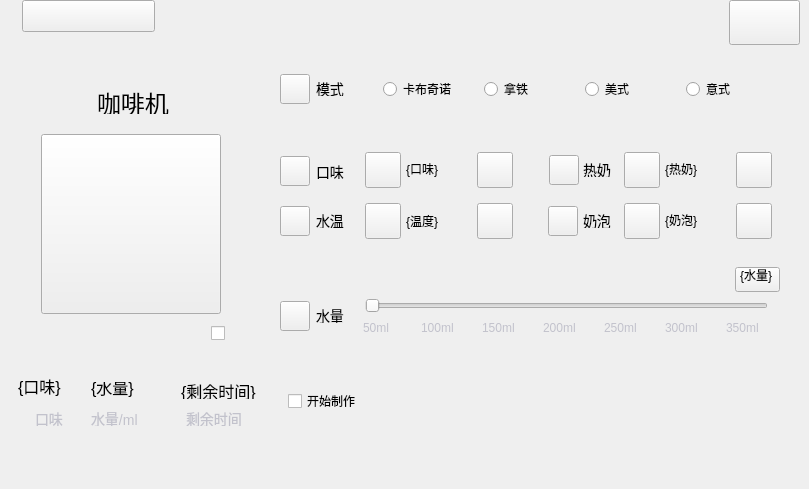
   <widget class="QWidget" name="widget">
    <property name="widget_type" stdset="0">
     <string/>
    </property>
    <widget class="QWidget" name="widget" native="true">
     <property name="geometry">
      <rect>
       <x>0</x>
       <y>0</y>
       <width>800</width>
       <height>48</height>
      </rect>
     </property>
     <property name="widget_type" stdset="0">
      <string>window</string>
     </property>
     <widget class="QToolButton" name="image">
      <property name="geometry">
       <rect>
        <x>22</x>
        <y>0</y>
        <width>133</width>
        <height>32</height>
       </rect>
      </property>
      <property name="icon">
       <iconset>
        <normaloff>Resources/home_logo.png</normaloff>Resources/home_logo.png</iconset>
      </property>
      <property name="iconSize">
       <size>
        <width>133</width>
        <height>32</height>
       </size>
      </property>
     </widget>
     <widget class="QPushButton" name="close2">
      <property name="geometry">
       <rect>
        <x>729</x>
        <y>0</y>
        <width>71</width>
        <height>45</height>
       </rect>
      </property>
      <property name="style" stdset="0">
       <string>back_btn</string>
      </property>
     </widget>
    </widget>
    <widget class="QWidget" name="widget" native="true">
     <property name="geometry">
      <rect>
       <x>0</x>
       <y>48</y>
       <width>800</width>
       <height>432</height>
      </rect>
     </property>
     <property name="widget_type" stdset="0">
      <string>window</string>
     </property>
     <widget class="QWidget" name="view" native="true">
      <property name="geometry">
       <rect>
        <x>5</x>
        <y>0</y>
        <width>260</width>
        <height>395</height>
       </rect>
      </property>
      <property name="widget_type" stdset="0">
       <string>view</string>
      </property>
      <widget class="QLabel" name="label">
       <property name="geometry">
        <rect>
         <x>30</x>
         <y>364</y>
         <width>28</width>
         <height>14</height>
        </rect>
       </property>
       <property name="styleSheet">
        <string notr="true">color: #C2C2CC;font-size: 14px;</string>
       </property>
       <property name="text">
        <string>口味</string>
       </property>
      </widget>
      <widget class="QToolButton" name="toolButton">
       <property name="geometry">
        <rect>
         <x>36</x>
         <y>86</y>
         <width>180</width>
         <height>180</height>
        </rect>
       </property>
       <property name="icon">
        <iconset>
         <normaloff>Resources/coffee.png</normaloff>Resources/coffee.png</iconset>
       </property>
       <property name="iconSize">
        <size>
         <width>180</width>
         <height>180</height>
        </size>
       </property>
      </widget>
      <widget class="QLabel" name="label">
       <property name="geometry">
        <rect>
         <x>92</x>
         <y>42</y>
         <width>72</width>
         <height>24</height>
        </rect>
       </property>
       <property name="styleSheet">
        <string notr="true">font-size: 24px;</string>
       </property>
       <property name="text">
        <string>咖啡机</string>
       </property>
      </widget>
      <widget class="QLabel" name="mode_lb">
       <property name="geometry">
        <rect>
         <x>13</x>
         <y>325</y>
         <width>63</width>
         <height>26</height>
        </rect>
       </property>
       <property name="styleSheet">
        <string notr="true">font-size: 16px;</string>
       </property>
       <property name="text">
        <string>{口味}</string>
       </property>
      </widget>
      <widget class="QCheckBox" name="coffee_sw">
       <property name="geometry">
        <rect>
         <x>206</x>
         <y>267</y>
         <width>36</width>
         <height>36</height>
        </rect>
       </property>
       <property name="style" stdset="0">
        <string>sw</string>
       </property>
      </widget>
      <widget class="QWidget" name="widget" native="true">
       <property name="geometry">
        <rect>
         <x>86</x>
         <y>334</y>
         <width>80</width>
         <height>48</height>
        </rect>
       </property>
       <property name="style" stdset="0">
        <string>air_line</string>
       </property>
       <property name="widget_type" stdset="0">
        <string>view</string>
       </property>
       <widget class="QLabel" name="volume_lb">
        <property name="geometry">
         <rect>
          <x>0</x>
          <y>-7</y>
          <width>43</width>
          <height>24</height>
         </rect>
        </property>
        <property name="styleSheet">
         <string notr="true">font-size: 16px;</string>
        </property>
        <property name="text">
         <string>{水量}</string>
        </property>
       </widget>
       <widget class="QLabel" name="label">
        <property name="geometry">
         <rect>
          <x>0</x>
          <y>30</y>
          <width>78</width>
          <height>14</height>
         </rect>
        </property>
        <property name="styleSheet">
         <string notr="true">color: #C2C2CC;font-size: 14px;</string>
        </property>
        <property name="text">
         <string>水量/ml</string>
        </property>
       </widget>
      </widget>
      <widget class="QLabel" name="time_lb">
       <property name="geometry">
        <rect>
         <x>176</x>
         <y>335</y>
         <width>84</width>
         <height>16</height>
        </rect>
       </property>
       <property name="styleSheet">
        <string notr="true">font-size: 16px;</string>
       </property>
       <property name="text">
        <string>{剩余时间}</string>
       </property>
      </widget>
      <widget class="QLabel" name="label">
       <property name="geometry">
        <rect>
         <x>181</x>
         <y>364</y>
         <width>56</width>
         <height>14</height>
        </rect>
       </property>
       <property name="styleSheet">
        <string notr="true">color: #C2C2CC;font-size: 14px;</string>
       </property>
       <property name="text">
        <string>剩余时间</string>
       </property>
      </widget>
     </widget>
     <widget class="QWidget" name="view1" native="true">
      <property name="geometry">
       <rect>
        <x>269</x>
        <y>0</y>
        <width>526</width>
        <height>81</height>
       </rect>
      </property>
      <property name="widget_type" stdset="0">
       <string>view</string>
      </property>
      <widget class="QToolButton" name="toolButton">
       <property name="geometry">
        <rect>
         <x>11</x>
         <y>26</y>
         <width>30</width>
         <height>30</height>
        </rect>
       </property>
       <property name="icon">
        <iconset>
         <normaloff>Resources/air_mode.png</normaloff>Resources/air_mode.png</iconset>
       </property>
       <property name="iconSize">
        <size>
         <width>30</width>
         <height>30</height>
        </size>
       </property>
      </widget>
      <widget class="QLabel" name="label">
       <property name="geometry">
        <rect>
         <x>47</x>
         <y>34</y>
         <width>28</width>
         <height>14</height>
        </rect>
       </property>
       <property name="styleSheet">
        <string notr="true">font-size: 14px;</string>
       </property>
       <property name="text">
        <string>模式</string>
       </property>
       <property name="style" stdset="0">
        <string>default</string>
       </property>
      </widget>
      <widget class="QWidget" name="view1_vis">
       <property name="geometry">
        <rect>
         <x>114</x>
         <y>21</y>
         <width>391</width>
         <height>40</height>
        </rect>
       </property>
       <layout class="QHBoxLayout">
        <property name="spacing">
         <number>13</number>
        </property>
        <item>
         <widget class="QRadioButton" name="radio_cappu">
          <property name="sizePolicy">
           <sizepolicy hsizetype="Minimum" vsizetype="Expanding">
            <horstretch>0</horstretch>
            <verstretch>0</verstretch>
           </sizepolicy>
          </property>
          <property name="text">
           <string>卡布奇诺</string>
          </property>
          <property name="style" stdset="0">
           <string>coffee</string>
          </property>
         </widget>
        </item>
        <item>
         <widget class="QRadioButton" name="radio_latte">
          <property name="sizePolicy">
           <sizepolicy hsizetype="Minimum" vsizetype="Expanding">
            <horstretch>0</horstretch>
            <verstretch>0</verstretch>
           </sizepolicy>
          </property>
          <property name="text">
           <string>拿铁</string>
          </property>
          <property name="style" stdset="0">
           <string>coffee</string>
          </property>
         </widget>
        </item>
        <item>
         <widget class="QRadioButton" name="radio_american">
          <property name="sizePolicy">
           <sizepolicy hsizetype="Minimum" vsizetype="Expanding">
            <horstretch>0</horstretch>
            <verstretch>0</verstretch>
           </sizepolicy>
          </property>
          <property name="text">
           <string>美式</string>
          </property>
          <property name="style" stdset="0">
           <string>coffee</string>
          </property>
         </widget>
        </item>
        <item>
         <widget class="QRadioButton" name="radio_italian">
          <property name="sizePolicy">
           <sizepolicy hsizetype="Minimum" vsizetype="Expanding">
            <horstretch>0</horstretch>
            <verstretch>0</verstretch>
           </sizepolicy>
          </property>
          <property name="text">
           <string>意式</string>
          </property>
          <property name="style" stdset="0">
           <string>coffee</string>
          </property>
         </widget>
        </item>
       </layout>
      </widget>
     </widget>
     <widget class="QWidget" name="view2" native="true">
      <property name="geometry">
       <rect>
        <x>269</x>
        <y>85</y>
        <width>526</width>
        <height>221</height>
       </rect>
      </property>
      <property name="widget_type" stdset="0">
       <string>view</string>
      </property>
      <widget class="QToolButton" name="toolButton">
       <property name="geometry">
        <rect>
         <x>11</x>
         <y>23</y>
         <width>30</width>
         <height>30</height>
        </rect>
       </property>
       <property name="icon">
        <iconset>
         <normaloff>Resources/icon_taste.png</normaloff>Resources/icon_taste.png</iconset>
       </property>
       <property name="iconSize">
        <size>
         <width>30</width>
         <height>30</height>
        </size>
       </property>
      </widget>
      <widget class="QToolButton" name="toolButton">
       <property name="geometry">
        <rect>
         <x>11</x>
         <y>73</y>
         <width>30</width>
         <height>30</height>
        </rect>
       </property>
       <property name="icon">
        <iconset>
         <normaloff>Resources/icon_temp.png</normaloff>Resources/icon_temp.png</iconset>
       </property>
       <property name="iconSize">
        <size>
         <width>30</width>
         <height>30</height>
        </size>
       </property>
      </widget>
      <widget class="QToolButton" name="toolButton">
       <property name="geometry">
        <rect>
         <x>11</x>
         <y>168</y>
         <width>30</width>
         <height>30</height>
        </rect>
       </property>
       <property name="icon">
        <iconset>
         <normaloff>Resources/icon_volume.png</normaloff>Resources/icon_volume.png</iconset>
       </property>
       <property name="iconSize">
        <size>
         <width>30</width>
         <height>30</height>
        </size>
       </property>
      </widget>
      <widget class="QLabel" name="label">
       <property name="geometry">
        <rect>
         <x>47</x>
         <y>32</y>
         <width>28</width>
         <height>14</height>
        </rect>
       </property>
       <property name="styleSheet">
        <string notr="true">font-size: 14px;</string>
       </property>
       <property name="text">
        <string>口味</string>
       </property>
      </widget>
      <widget class="QLabel" name="label">
       <property name="geometry">
        <rect>
         <x>47</x>
         <y>81</y>
         <width>28</width>
         <height>14</height>
        </rect>
       </property>
       <property name="styleSheet">
        <string notr="true">font-size: 14px;</string>
       </property>
       <property name="text">
        <string>水温</string>
       </property>
      </widget>
      <widget class="QLabel" name="label">
       <property name="geometry">
        <rect>
         <x>47</x>
         <y>176</y>
         <width>28</width>
         <height>14</height>
        </rect>
       </property>
       <property name="styleSheet">
        <string notr="true">font-size: 14px;</string>
       </property>
       <property name="text">
        <string>水量</string>
       </property>
      </widget>
      <widget class="QWidget" name="view2_vis" native="true">
       <property name="geometry">
        <rect>
         <x>94</x>
         <y>18</y>
         <width>417</width>
         <height>182</height>
        </rect>
       </property>
       <property name="style" stdset="0">
        <string>null</string>
       </property>
       <property name="widget_type" stdset="0">
        <string>view</string>
       </property>
       <widget class="QPushButton" name="temp_r">
        <property name="geometry">
         <rect>
          <x>114</x>
          <y>52</y>
          <width>36</width>
          <height>36</height>
         </rect>
        </property>
        <property name="style" stdset="0">
         <string>up</string>
        </property>
       </widget>
       <widget class="QPushButton" name="temp_l">
        <property name="geometry">
         <rect>
          <x>2</x>
          <y>52</y>
          <width>36</width>
          <height>36</height>
         </rect>
        </property>
        <property name="style" stdset="0">
         <string>down</string>
        </property>
       </widget>
       <widget class="QLabel" name="temp_lb">
        <property name="geometry">
         <rect>
          <x>43</x>
          <y>52</y>
          <width>65</width>
          <height>36</height>
         </rect>
        </property>
        <property name="styleSheet">
         <string notr="true">border-width: 2px;</string>
        </property>
        <property name="text">
         <string>{温度}</string>
        </property>
        <property name="style" stdset="0">
         <string>set_temp</string>
        </property>
       </widget>
       <widget class="QPushButton" name="taste_r">
        <property name="geometry">
         <rect>
          <x>114</x>
          <y>1</y>
          <width>36</width>
          <height>36</height>
         </rect>
        </property>
        <property name="style" stdset="0">
         <string>r_coffee</string>
        </property>
       </widget>
       <widget class="QPushButton" name="taste_l">
        <property name="geometry">
         <rect>
          <x>2</x>
          <y>1</y>
          <width>36</width>
          <height>36</height>
         </rect>
        </property>
        <property name="style" stdset="0">
         <string>l_coffee</string>
        </property>
       </widget>
       <widget class="QLabel" name="taste_lb">
        <property name="geometry">
         <rect>
          <x>43</x>
          <y>0</y>
          <width>65</width>
          <height>36</height>
         </rect>
        </property>
        <property name="text">
         <string>{口味}</string>
        </property>
        <property name="style" stdset="0">
         <string>set_temp</string>
        </property>
       </widget>
       <widget class="QPushButton" name="mhot_r">
        <property name="geometry">
         <rect>
          <x>373</x>
          <y>1</y>
          <width>36</width>
          <height>36</height>
         </rect>
        </property>
        <property name="style" stdset="0">
         <string>r_coffee</string>
        </property>
       </widget>
       <widget class="QPushButton" name="mhot_l">
        <property name="geometry">
         <rect>
          <x>261</x>
          <y>1</y>
          <width>36</width>
          <height>36</height>
         </rect>
        </property>
        <property name="style" stdset="0">
         <string>l_coffee</string>
        </property>
       </widget>
       <widget class="QLabel" name="mhot_lb">
        <property name="geometry">
         <rect>
          <x>302</x>
          <y>0</y>
          <width>65</width>
          <height>36</height>
         </rect>
        </property>
        <property name="text">
         <string>{热奶}</string>
        </property>
        <property name="style" stdset="0">
         <string>set_temp</string>
        </property>
       </widget>
       <widget class="QPushButton" name="froth_r">
        <property name="geometry">
         <rect>
          <x>373</x>
          <y>52</y>
          <width>36</width>
          <height>36</height>
         </rect>
        </property>
        <property name="style" stdset="0">
         <string>r_coffee</string>
        </property>
       </widget>
       <widget class="QPushButton" name="froth_l">
        <property name="geometry">
         <rect>
          <x>261</x>
          <y>52</y>
          <width>36</width>
          <height>36</height>
         </rect>
        </property>
        <property name="style" stdset="0">
         <string>l_coffee</string>
        </property>
       </widget>
       <widget class="QLabel" name="froth_lb">
        <property name="geometry">
         <rect>
          <x>302</x>
          <y>51</y>
          <width>65</width>
          <height>36</height>
         </rect>
        </property>
        <property name="text">
         <string>{奶泡}</string>
        </property>
        <property name="style" stdset="0">
         <string>set_temp</string>
        </property>
       </widget>
       <widget class="QSlider" name="volume_slider">
        <property name="geometry">
         <rect>
          <x>2</x>
          <y>135</y>
          <width>403</width>
          <height>40</height>
         </rect>
        </property>
        <property name="orientation">
         <enum>Qt::Horizontal</enum>
        </property>
        <property name="style" stdset="0">
         <string>coffee</string>
        </property>
       </widget>
       <widget class="QWidget" name="layoutWidget">
        <property name="geometry">
         <rect>
          <x>0</x>
          <y>170</y>
          <width>396</width>
          <height>14</height>
         </rect>
        </property>
        <layout class="QHBoxLayout">
         <property name="spacing">
          <number>28</number>
         </property>
         <item>
          <widget class="QLabel" name="label">
           <property name="styleSheet">
            <string notr="true">color: #C2C2CC;font-size: 12px;</string>
           </property>
           <property name="text">
            <string>50ml</string>
           </property>
          </widget>
         </item>
         <item>
          <widget class="QLabel" name="label">
           <property name="styleSheet">
            <string notr="true">color: #C2C2CC;font-size: 12px;</string>
           </property>
           <property name="text">
            <string>100ml</string>
           </property>
          </widget>
         </item>
         <item>
          <widget class="QLabel" name="label">
           <property name="styleSheet">
            <string notr="true">color: #C2C2CC;font-size: 12px;</string>
           </property>
           <property name="text">
            <string>150ml</string>
           </property>
          </widget>
         </item>
         <item>
          <widget class="QLabel" name="label">
           <property name="styleSheet">
            <string notr="true">color: #C2C2CC;font-size: 12px;</string>
           </property>
           <property name="text">
            <string>200ml</string>
           </property>
          </widget>
         </item>
         <item>
          <widget class="QLabel" name="label">
           <property name="styleSheet">
            <string notr="true">color: #C2C2CC;font-size: 12px;</string>
           </property>
           <property name="text">
            <string>250ml</string>
           </property>
          </widget>
         </item>
         <item>
          <widget class="QLabel" name="label">
           <property name="styleSheet">
            <string notr="true">color: #C2C2CC;font-size: 12px;</string>
           </property>
           <property name="text">
            <string>300ml</string>
           </property>
          </widget>
         </item>
         <item>
          <widget class="QLabel" name="label">
           <property name="styleSheet">
            <string notr="true">color: #C2C2CC;font-size: 12px;</string>
           </property>
           <property name="text">
            <string>350ml</string>
           </property>
          </widget>
         </item>
        </layout>
       </widget>
       <widget class="QToolButton" name="volume_img">
        <property name="geometry">
         <rect>
          <x>372</x>
          <y>116</y>
          <width>45</width>
          <height>25</height>
         </rect>
        </property>
        <property name="icon">
         <iconset>
          <normaloff>Resources/drag_label.png</normaloff>Resources/drag_label.png</iconset>
        </property>
        <property name="iconSize">
         <size>
          <width>45</width>
          <height>25</height>
         </size>
        </property>
        <widget class="QLabel" name="volume_img_lb">
         <property name="geometry">
          <rect>
           <x>5</x>
           <y>0</y>
           <width>34</width>
           <height>16</height>
          </rect>
         </property>
         <property name="styleSheet">
          <string notr="true">font-size: 12px;</string>
         </property>
         <property name="text">
          <string>{水量}</string>
         </property>
        </widget>
       </widget>
       <widget class="QToolButton" name="toolButton">
        <property name="geometry">
         <rect>
          <x>185</x>
          <y>55</y>
          <width>30</width>
          <height>30</height>
         </rect>
        </property>
        <property name="icon">
         <iconset>
          <normaloff>Resources/icon_froth.png</normaloff>Resources/icon_froth.png</iconset>
        </property>
        <property name="iconSize">
         <size>
          <width>30</width>
          <height>30</height>
         </size>
        </property>
       </widget>
       <widget class="QToolButton" name="toolButton">
        <property name="geometry">
         <rect>
          <x>186</x>
          <y>4</y>
          <width>30</width>
          <height>30</height>
         </rect>
        </property>
        <property name="icon">
         <iconset>
          <normaloff>Resources/icon_mhot.png</normaloff>Resources/icon_mhot.png</iconset>
        </property>
        <property name="iconSize">
         <size>
          <width>30</width>
          <height>30</height>
         </size>
        </property>
       </widget>
       <widget class="QLabel" name="label">
        <property name="geometry">
         <rect>
          <x>220</x>
          <y>12</y>
          <width>28</width>
          <height>14</height>
         </rect>
        </property>
        <property name="styleSheet">
         <string notr="true">font-size: 14px;</string>
        </property>
        <property name="text">
         <string>热奶</string>
        </property>
       </widget>
       <widget class="QLabel" name="label">
        <property name="geometry">
         <rect>
          <x>220</x>
          <y>63</y>
          <width>28</width>
          <height>14</height>
         </rect>
        </property>
        <property name="styleSheet">
         <string notr="true">font-size: 14px;</string>
        </property>
        <property name="text">
         <string>奶泡</string>
        </property>
       </widget>
      </widget>
     </widget>
     <widget class="QWidget" name="view3" native="true">
      <property name="geometry">
       <rect>
        <x>269</x>
        <y>311</y>
        <width>527</width>
        <height>84</height>
       </rect>
      </property>
      <property name="widget_type" stdset="0">
       <string>view</string>
      </property>
      <widget class="QCheckBox" name="begin">
       <property name="geometry">
        <rect>
         <x>19</x>
         <y>22</y>
         <width>490</width>
         <height>40</height>
        </rect>
       </property>
       <property name="text">
        <string>开始制作</string>
       </property>
       <property name="style" stdset="0">
        <string>default</string>
       </property>
      </widget>
     </widget>
    </widget>
   </widget>
